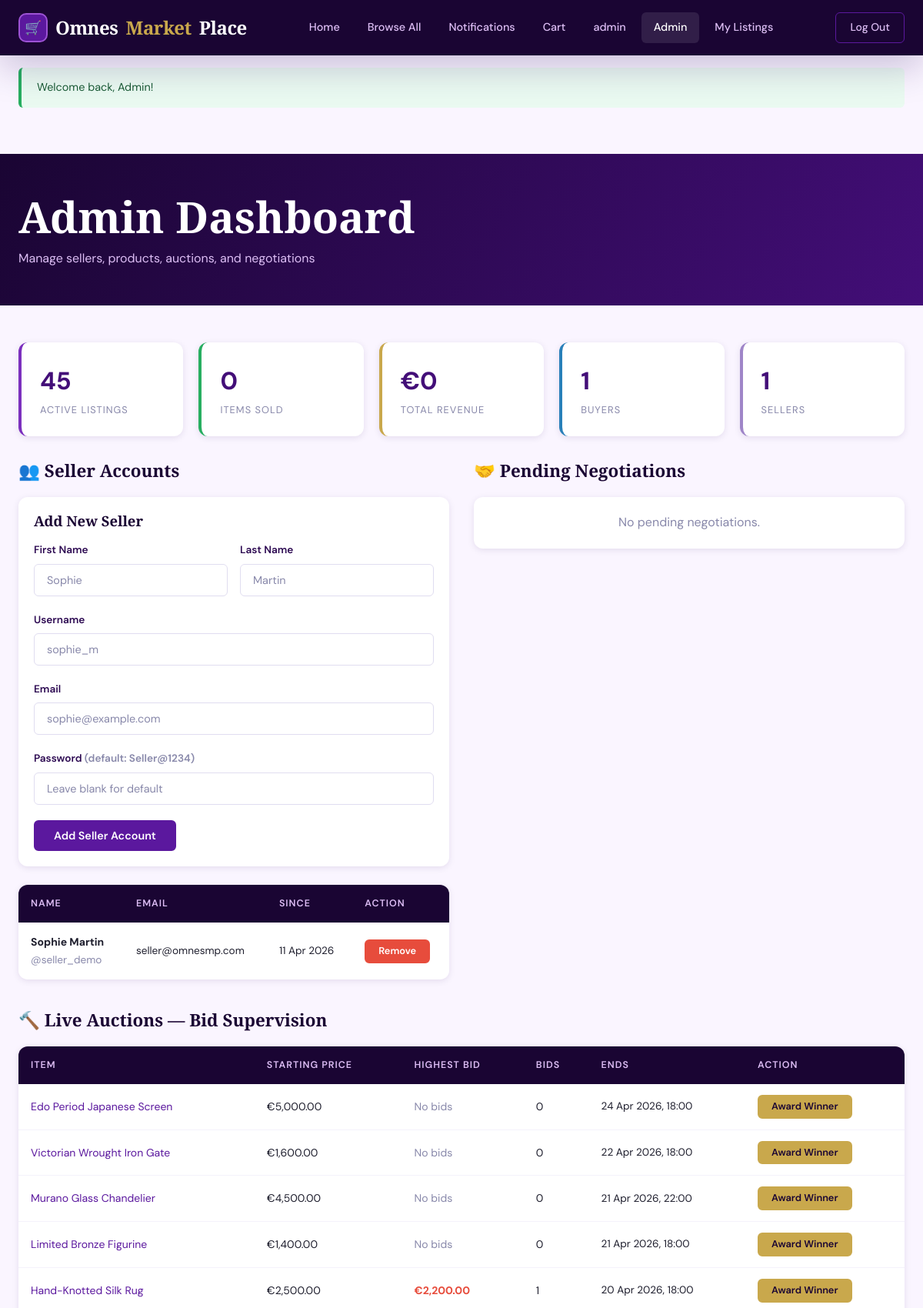
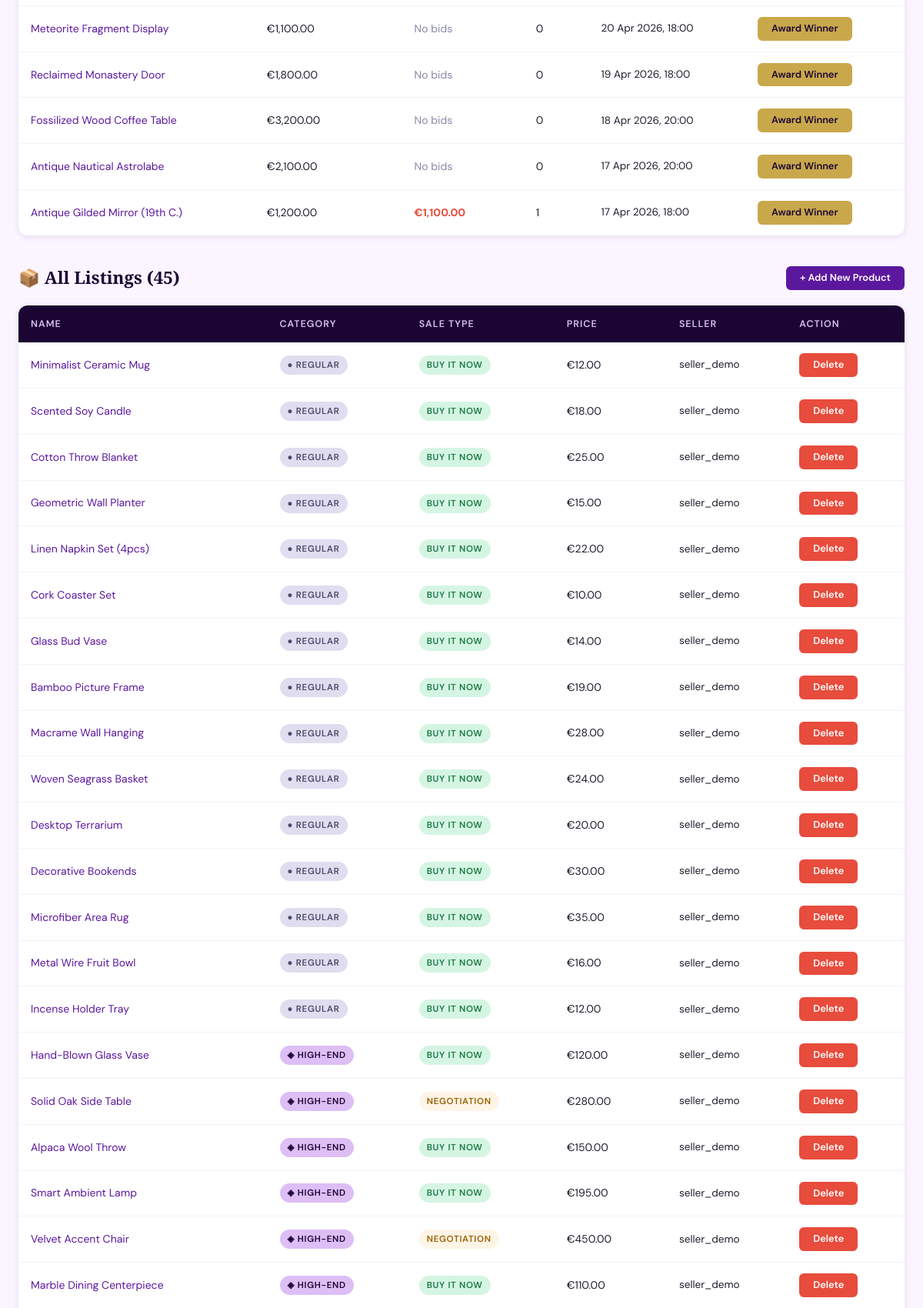
/admin.php (signed in, upper part), run on the app's committed database (2 pictures, top to bottom).
### tables this page shows
CREATE TABLE IF NOT EXISTS users (
    id            INT AUTO_INCREMENT PRIMARY KEY,
    username      VARCHAR(60)  NOT NULL UNIQUE,
    email         VARCHAR(120) NOT NULL UNIQUE,
    password_hash VARCHAR(255) NOT NULL,
    role          ENUM('admin','seller','buyer') NOT NULL DEFAULT 'buyer',
    first_name    VARCHAR(60),
    last_name     VARCHAR(60),
    phone         VARCHAR(30),
    address_line1 VARCHAR(150),
    address_line2 VARCHAR(150),
    city          VARCHAR(80),
    postal_code   VARCHAR(20),
    country       VARCHAR(80),
    profile_photo VARCHAR(255),
    created_at    TIMESTAMP DEFAULT CURRENT_TIMESTAMP
);

CREATE TABLE IF NOT EXISTS products (
    id            INT AUTO_INCREMENT PRIMARY KEY,
    seller_id     INT NOT NULL,
    name          VARCHAR(200) NOT NULL,
    description   TEXT,
    defects       TEXT,
    price         DECIMAL(10,2) NOT NULL,
    category      ENUM('rare','high_end','regular') NOT NULL,
    sale_type     ENUM('buy_now','negotiation','best_offer') NOT NULL DEFAULT 'buy_now',
    image         VARCHAR(255),
    video_url     VARCHAR(255),
    auction_start DATETIME,
    auction_end   DATETIME,
    is_sold       TINYINT(1) DEFAULT 0,
    created_at    TIMESTAMP DEFAULT CURRENT_TIMESTAMP,
    FOREIGN KEY (seller_id) REFERENCES users(id) ON DELETE CASCADE
);

### includes/functions.php (called while the page is built, shortened)
<?php
function formatPrice($price) {
    return '€' . number_format((float)$price, 2, '.', ',');
}
function getCategoryLabel($category) {
    $labels = [
        'rare'     => '✦ Rare',
        'high_end' => '◈ High-End',
        'regular'  => '● Regular',
    ];
    return $labels[$category] ?? ucfirst($category);
}
function getSaleTypeLabel($sale_type) {
    $labels = [
        'buy_now'     => 'Buy It Now',
        'negotiation' => 'Negotiation',
        'best_offer'  => 'Best Offer',
    ];
    return $labels[$sale_type] ?? ucfirst($sale_type);
}
function getProducts($conn, $category = null, $sale_type = null, $limit = null) {
    $sql = "SELECT p.*, u.username AS seller_name
            FROM products p
            LEFT JOIN users u ON p.seller_id = u.id
            WHERE p.is_sold = 0";
    $params = [];
    $sql .= " ORDER BY p.created_at DESC";
    $stmt = $conn->prepare($sql);
    $stmt->execute();
    $result = $stmt->get_result();
    return $result->fetch_all(MYSQLI_ASSOC);
}
function getUsersByRole($conn, $role) {
    $stmt = $conn->prepare("SELECT * FROM users WHERE role = ? ORDER BY created_at DESC");
    $stmt->bind_param('s', $role);
    $stmt->execute();
    return $stmt->get_result()->fetch_all(MYSQLI_ASSOC);
}
function getActiveAuctions($conn) {
    $sql = "SELECT p.*, u.username AS seller_name,
                   (SELECT MAX(bid_amount) FROM bids WHERE product_id = p.id) AS highest_bid,
                   (SELECT COUNT(*) FROM bids WHERE product_id = p.id) AS bid_count
            FROM products p
            LEFT JOIN users u ON p.seller_id = u.id
            WHERE p.sale_type = 'best_offer' AND p.is_sold = 0
            ORDER BY p.auction_end DESC";
    $result = $conn->query($sql);
    return $result->fetch_all(MYSQLI_ASSOC);
}
?>

### admin.php (the view, shortened to what this page needs)
<?php
require_once 'includes/db.php';
require_once 'includes/functions.php';
$stats = [];
$stats['products'] = $conn->query("SELECT COUNT(*) AS c FROM products WHERE is_sold = 0")->fetch_assoc()['c'];
$stats['sold']     = $conn->query("SELECT COUNT(*) AS c FROM orders")->fetch_assoc()['c'];
$stats['buyers']   = $conn->query("SELECT COUNT(*) AS c FROM users WHERE role = 'buyer'")->fetch_assoc()['c'];
$stats['sellers']  = $conn->query("SELECT COUNT(*) AS c FROM users WHERE role = 'seller'")->fetch_assoc()['c'];
$stats['revenue']  = $conn->query("SELECT COALESCE(SUM(final_price),0) AS s FROM orders")->fetch_assoc()['s'];
$sellers      = getUsersByRole($conn, 'seller');
$all_products = getProducts($conn);
$auctions     = getActiveAuctions($conn);
$neg_sql = "SELECT n.*, p.name AS product_name, p.price AS listed_price, u.username AS buyer_name
            FROM negotiations n
            JOIN products p ON n.product_id = p.id
            JOIN users u ON n.buyer_id = u.id
            WHERE n.status = 'pending'
            ORDER BY n.created_at DESC";
$pending_negs = $conn->query($neg_sql)->fetch_all(MYSQLI_ASSOC);
require_once 'templates/header.php';
?>
<div class="page-banner">
    <div class="container">
        <h1>Admin Dashboard</h1>
        <p>Manage sellers, products, auctions, and negotiations</p>
    </div>
</div>
<div class="container">
    <div class="stat-cards">
        <div class="stat-card">
            <div class="stat-value"><?php echo $stats['products']; ?></div>
            <div class="stat-label">Active Listings</div>
        </div>
        <div class="stat-card" style="border-color:var(--success);">
            <div class="stat-value"><?php echo $stats['sold']; ?></div>
            <div class="stat-label">Items Sold</div>
        </div>
        <div class="stat-card" style="border-color:var(--gold);">
            <div class="stat-value">€<?php echo number_format($stats['revenue'], 0); ?></div>
            <div class="stat-label">Total Revenue</div>
        </div>
        <div class="stat-card" style="border-color:var(--info);">
            <div class="stat-value"><?php echo $stats['buyers']; ?></div>
            <div class="stat-label">Buyers</div>
        </div>
        <div class="stat-card" style="border-color:var(--lavender);">
            <div class="stat-value"><?php echo $stats['sellers']; ?></div>
            <div class="stat-label">Sellers</div>
        </div>
    </div>
    <div style="display:grid;grid-template-columns:1fr 1fr;gap:32px;align-items:start;">
        <section>
            <h3 style="margin-bottom:20px;">👥 Seller Accounts</h3>
            <div class="card card-body" style="margin-bottom:24px;">
                <h4 style="margin-bottom:16px;">Add New Seller</h4>
                <form method="POST" novalidate>
                    <div class="form-row">
                        <div class="form-group">
                            <label class="form-label">First Name</label>
                            <input type="text" name="first_name" class="form-control" placeholder="Sophie">
                        </div>
                        <div class="form-group">
                            <label class="form-label">Last Name</label>
                            <input type="text" name="last_name" class="form-control" placeholder="Martin">
                        </div>
                    </div>
                    <div class="form-group">
                        <label class="form-label">Username</label>
                        <input type="text" name="username" class="form-control" placeholder="sophie_m" required>
                    </div>
                    <div class="form-group">
                        <label class="form-label">Email</label>
                        <input type="email" name="email" class="form-control" placeholder="sophie@example.com" required>
                    </div>
                    <div class="form-group">
                        <label class="form-label">Password <span class="text-muted">(default: Seller@1234)</span></label>
                        <input type="password" name="password" class="form-control" placeholder="Leave blank for default">
                    </div>
                    <button type="submit" class="btn btn-primary">Add Seller Account</button>
                </form>
            </div>
            <div class="table-wrapper">
                <table>
                    <thead>
                        <tr>
                            <th>Name</th>
                            <th>Email</th>
                            <th>Since</th>
                            <th>Action</th>
                        </tr>
                    </thead>
                    <tbody>
                        <?php if (empty($sellers)): ?>
                        <tr><td colspan="4" class="text-center text-muted">No sellers yet.</td></tr>
                        <?php else: ?>
                        <?php foreach ($sellers as $s): ?>
                        <tr>
                            <td>
                                <strong><?php echo htmlspecialchars($s['first_name'] . ' ' . $s['last_name']); ?></strong>
                                <br><span class="text-muted text-small">@<?php echo htmlspecialchars($s['username']); ?></span>
                            </td>
                            <td class="text-small"><?php echo htmlspecialchars($s['email']); ?></td>
                            <td class="text-small"><?php echo date('d M Y', strtotime($s['created_at'])); ?></td>
                            <td>
                                <form method="POST" style="display:inline;">
                                    <button type="submit" class="btn btn-sm btn-danger"
                                            data-confirm="Remove this seller? Their listings will also be deleted.">
                                        Remove
                                    </button>
                                </form>
                            </td>
                        </tr>
                        <?php endforeach; ?>
                        <?php endif; ?>
                    </tbody>
                </table>
            </div>
        </section>
        <section>
            <h3 style="margin-bottom:20px;">🤝 Pending Negotiations</h3>
            <?php if (empty($pending_negs)): ?>
                <div class="card card-body text-center text-muted">No pending negotiations.</div>
            <?php endif; ?>
        </section>
    </div>
    <section style="margin-top:40px;">
        <h3 style="margin-bottom:20px;">🔨 Live Auctions — Bid Supervision</h3>
        <?php if (empty($auctions)): ?>
            <div class="card card-body text-center text-muted">No active auctions.</div>
        <?php else: ?>
        <div class="table-wrapper">
            <table>
                <thead>
                    <tr>
                        <th>Item</th>
                        <th>Starting Price</th>
                        <th>Highest Bid</th>
                        <th>Bids</th>
                        <th>Ends</th>
                        <th>Action</th>
                    </tr>
                </thead>
                <tbody>
                    <?php foreach ($auctions as $a): ?>
                    <tr>
                        <td>
                            <a href="product.php?id=<?php echo (int)$a['id']; ?>">
                                <?php echo htmlspecialchars($a['name']); ?>
                            </a>
                        </td>
                        <td><?php echo formatPrice($a['price']); ?></td>
                        <td>
                            <?php if ($a['highest_bid']): ?>
                                <strong style="color:var(--danger);"><?php echo formatPrice($a['highest_bid']); ?></strong>
                            <?php else: ?>
                                <span class="text-muted">No bids</span>
                            <?php endif; ?>
                        </td>
                        <td><?php echo (int)$a['bid_count']; ?></td>
                        <td class="text-small"><?php echo date('d M Y, H:i', strtotime($a['auction_end'])); ?></td>
                        <td>
                            <form method="POST" style="display:inline;">
                                <button type="submit" class="btn btn-sm btn-gold"
                                        data-confirm="Award this auction to the highest bidder?">
                                    Award Winner
                                </button>
                            </form>
                        </td>
                    </tr>
                    <?php endforeach; ?>
                </tbody>
            </table>
        </div>
        <?php endif; ?>
    </section>
    <section style="margin-top:40px;margin-bottom:40px;">
        <div style="display:flex;justify-content:space-between;align-items:center;margin-bottom:20px;">
            <h3>📦 All Listings (<?php echo count($all_products); ?>)</h3>
            <a href="seller.php" class="btn btn-primary btn-sm">+ Add New Product</a>
        </div>
        <div class="table-wrapper">
            <table>
                <thead>
                    <tr>
                        <th>Name</th>
                        <th>Category</th>
                        <th>Sale Type</th>
                        <th>Price</th>
                        <th>Seller</th>
                        <th>Action</th>
                    </tr>
                </thead>
                <tbody>
                    <?php foreach ($all_products as $p): ?>
                    <tr>
                        <td>
                            <a href="product.php?id=<?php echo (int)$p['id']; ?>">
                                <?php echo htmlspecialchars($p['name']); ?>
                            </a>
                        </td>
                        <td><span class="badge badge-<?php echo str_replace('_','-',$p['category']); ?>"><?php echo getCategoryLabel($p['category']); ?></span></td>
                        <td><span class="badge badge-<?php echo str_replace('_','-',$p['sale_type']); ?>"><?php echo getSaleTypeLabel($p['sale_type']); ?></span></td>
                        <td><?php echo formatPrice($p['price']); ?></td>
                        <td class="text-small"><?php echo htmlspecialchars($p['seller_name'] ?? '—'); ?></td>
                        <td>
                            <form method="POST" style="display:inline;">
                                <button type="submit" class="btn btn-sm btn-danger"
                                        data-confirm="Permanently delete this listing?">
                                    Delete
                                </button>
                            </form>
                        </td>
                    </tr>
                    <?php endforeach; ?>
                </tbody>
            </table>
        </div>
    </section>
</div>
<?php require_once 'templates/footer.php'; ?>

### data on the page
users: first_name+last_name "Sophie Martin", username "seller_demo", email "seller@omnesmp.com", created_at "11 Apr 2026"
products: name "Edo Period Japanese Screen", price "€5,000.00", shows "No bids", bid_count "0", auction_end "24 Apr 2026, 18:00"
products: name "Victorian Wrought Iron Gate", price "€1,600.00", shows "No bids", bid_count "0", auction_end "22 Apr 2026, 18:00"
products: name "Murano Glass Chandelier", price "€4,500.00", shows "No bids", bid_count "0", auction_end "21 Apr 2026, 22:00"
products: name "Limited Bronze Figurine", price "€1,400.00", shows "No bids", bid_count "0", auction_end "21 Apr 2026, 18:00"
products: name "Hand-Knotted Silk Rug", price "€2,500.00", highest_bid "€2,200.00", bid_count "1", auction_end "20 Apr 2026, 18:00"
products: name "Meteorite Fragment Display", price "€1,100.00", shows "No bids", bid_count "0", auction_end "20 Apr 2026, 18:00"
products: name "Reclaimed Monastery Door", price "€1,800.00", shows "No bids", bid_count "0", auction_end "19 Apr 2026, 18:00"
products: name "Fossilized Wood Coffee Table", price "€3,200.00", shows "No bids", bid_count "0", auction_end "18 Apr 2026, 20:00"
products: name "Antique Nautical Astrolabe", price "€2,100.00", shows "No bids", bid_count "0", auction_end "17 Apr 2026, 20:00"
products: name "Antique Gilded Mirror (19th C.)", price "€1,200.00", highest_bid "€1,100.00", bid_count "1", auction_end "17 Apr 2026, 18:00"
products: name "Minimalist Ceramic Mug", category "● REGULAR", sale_type "BUY IT NOW", price "€12.00", seller.username "seller_demo"
products: name "Scented Soy Candle", category "● REGULAR", sale_type "BUY IT NOW", price "€18.00", seller.username "seller_demo"
products: name "Cotton Throw Blanket", category "● REGULAR", sale_type "BUY IT NOW", price "€25.00", seller.username "seller_demo"
products: name "Geometric Wall Planter", category "● REGULAR", sale_type "BUY IT NOW", price "€15.00", seller.username "seller_demo"
products: name "Linen Napkin Set (4pcs)", category "● REGULAR", sale_type "BUY IT NOW", price "€22.00", seller.username "seller_demo"
products: name "Cork Coaster Set", category "● REGULAR", sale_type "BUY IT NOW", price "€10.00", seller.username "seller_demo"
products: name "Glass Bud Vase", category "● REGULAR", sale_type "BUY IT NOW", price "€14.00", seller.username "seller_demo"
products: name "Bamboo Picture Frame", category "● REGULAR", sale_type "BUY IT NOW", price "€19.00", seller.username "seller_demo"
products: name "Macrame Wall Hanging", category "● REGULAR", sale_type "BUY IT NOW", price "€28.00", seller.username "seller_demo"
products: name "Woven Seagrass Basket", category "● REGULAR", sale_type "BUY IT NOW", price "€24.00", seller.username "seller_demo"
products: name "Desktop Terrarium", category "● REGULAR", sale_type "BUY IT NOW", price "€20.00", seller.username "seller_demo"
products: name "Decorative Bookends", category "● REGULAR", sale_type "BUY IT NOW", price "€30.00", seller.username "seller_demo"
products: name "Microfiber Area Rug", category "● REGULAR", sale_type "BUY IT NOW", price "€35.00", seller.username "seller_demo"
products: name "Metal Wire Fruit Bowl", category "● REGULAR", sale_type "BUY IT NOW", price "€16.00", seller.username "seller_demo"
products: name "Incense Holder Tray", category "● REGULAR", sale_type "BUY IT NOW", price "€12.00", seller.username "seller_demo"
products: name "Hand-Blown Glass Vase", category "◈ HIGH-END", sale_type "BUY IT NOW", price "€120.00", seller.username "seller_demo"
products: name "Solid Oak Side Table", category "◈ HIGH-END", sale_type "NEGOTIATION", price "€280.00", seller.username "seller_demo"
products: name "Alpaca Wool Throw", category "◈ HIGH-END", sale_type "BUY IT NOW", price "€150.00", seller.username "seller_demo"
products: name "Smart Ambient Lamp", category "◈ HIGH-END", sale_type "BUY IT NOW", price "€195.00", seller.username "seller_demo"
products: name "Velvet Accent Chair", category "◈ HIGH-END", sale_type "NEGOTIATION", price "€450.00", seller.username "seller_demo"
products: name "Marble Dining Centerpiece", category "◈ HIGH-END", sale_type "BUY IT NOW", price "€110.00", seller.username "seller_demo"

### other printed values
$_SESSION['username'] "admin"
$flash['message'] "Welcome back, Admin!"
$stats['products'] "45"
$stats['sold'] "0"
$stats['revenue'] "0"
$stats['buyers'] "1"
$stats['sellers'] "1"
count($all_products) "45"
